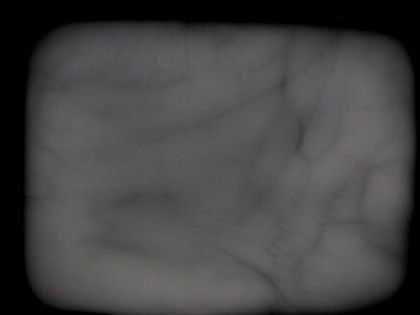
%> input picture experiments/contrast_enhancement/1.jpg, 420 x 315 px, shrunk from 1024 x 768 before the run
$ octave simple_normalisation.m   (GNU Octave 9; MATLAB toolbox functions it lacks are replaced by stand-ins)
%> lines starting %> are read from the running program, lines starting %| are printed output that depends on the picture
%> further down, image is the input picture: size 315x420x3 uint8; mean R, G, B 68.8, 67.5, 68.2
### experiments/another_test/normalise.m
function normalised = normalise(image)
%Histogram normalisation to stretch from black to white
%
%  Usage: [new image] = normalise(image)
%
%  Parameters: image      - array of integers
%
%  Author: Mark S. Nixon

%get dimensions
[rows,cols]=size(image);
%> rows = 315; cols = 420

%set minimum
minim=min(min(image));
%> minim = 0

%work out range of input levels
range=max(max(image))-minim;
%> range = 110

%normalise the image
for x = 1:cols %address all columns
  for y = 1:rows %address all rows
    normalised(y,x)=floor((image(y,x)-minim).*255./range);
  end
end
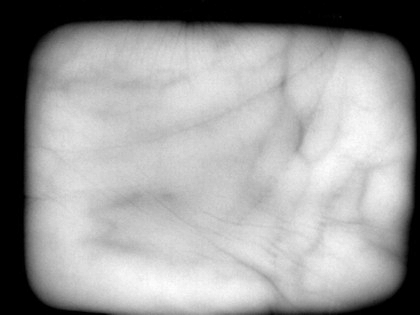
%> normalised: size 315x420 double; min 0, max 255, mean 157.2

### experiments/contrast_enhancement/simple_normalisation.m
image = imread ('1.jpg');
im = double ( rgb2gray (image) );
imn = normalise (im);

imagesc (imn);
colormap (gray);
